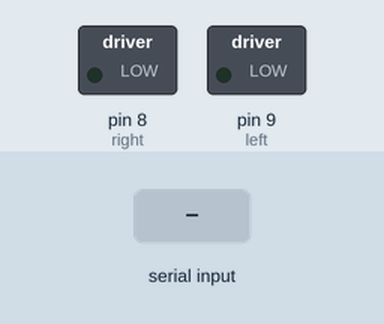
Recording of a sketch running on a simulated Arduino Uno, built with avr-gcc and run on an emulated ATmega328P. On the bench: switched loads named in the sketch (green lamp = pin HIGH). Dashed ring = blinking. The test bench sets the inputs (shaded band). What the sketch prints to the serial monitor is not drawn.

Above: at 1.2 s.
1.3 s: "right" received over Serial
At 1.45 s:
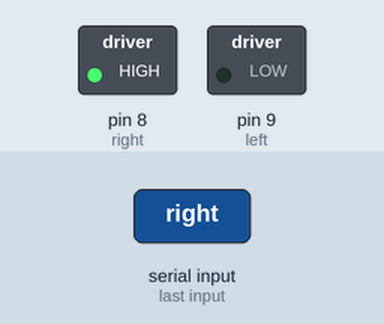
4.3 s: "left" received over Serial
At 4.46 s:
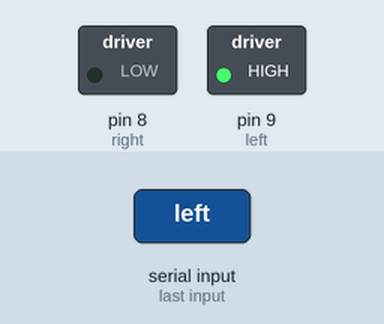
7.3 s: ":" received over Serial
At 7.3 s:
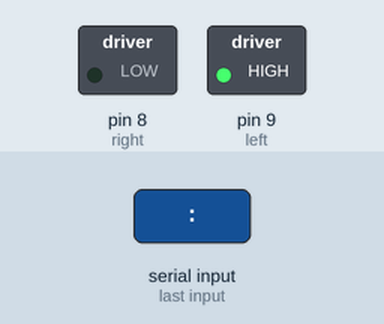
Timing chart, 0 to 10.3 s (numbered marks = the images above; inputs shaded):
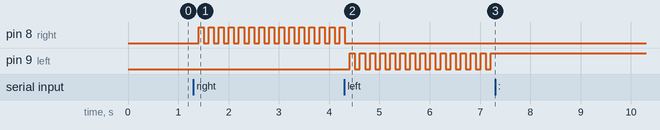

The sketch:

Motor_Direction.ino
```cpp
#define right    8
#define left     9

char command;
String string;

void setup(){
  Serial.begin(9600);
  pinMode(right, OUTPUT);
  pinMode(left, OUTPUT);
}


void loop(){

  if (Serial.available() > 0)
    string = "";

  while(Serial.available() > 0){
    command = ((byte)Serial.read());
    if(command == ':')
      break;
    else
      string += command;

    delay(1);
  }

  Serial.print(""+string);
  if(string == "right")
    turnOn(right);
  else if(string == "left")
    turnOn(left);
  else if(string == "Stop")
    Stop();
}
                                /////////
void turnOn(int dir){
  Stop();
  digitalWrite(dir, HIGH);
  delay(100);
}

void Stop(){
  digitalWrite(right, LOW);
  digitalWrite(left, LOW);
  delay(100);
}
```

Measured:
- after the input at 1.3 s, pin 8 (right): alternates HIGH for 0.10 s and LOW for 0.10 s, starting after 0.11 s
- after the input at 4.3 s, pin 8 (right): goes on until 4.3 s, then stays LOW; pin 9 (left): alternates HIGH for 0.10 s and LOW for 0.10 s, starting after 0.11 s
- after the input at 7.3 s, pin 9 (left): stops changing and stays HIGH
